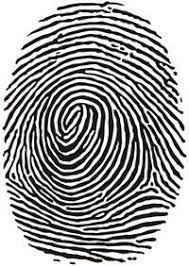
#> input picture image1.png, 189 x 267 px, given in place of Orgtest_Image.png, which was not available
$ python Fingerprint_comparison.py
#> lines starting #> are read from the running program, lines starting #| are printed output that depends on the picture; after the words box and inside, x2 and y2 are one past the last pixel; in counts of white or black regions, pixels touching at a corner belong together; pictures that were not available may be replaced by others from this repository, and a replacement may not be noted
import cv2
import numpy as np
from PIL import Image


with Image.open("Orgtest_Image.png") as im:

#> im is the input picture: PIL image 189x267 RGB; mean R, G, B 156.8, 156.6, 155.2
    im_resized = im.resize((im.width//2,im.height//2))
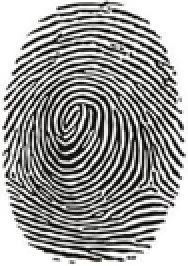
#> im_resized: PIL image 94x133 RGB (shown 2 times larger); mean R, G, B 156.6, 156.4, 155.1
    im_resized.save('test_Image.png')


test = cv2.imread('test_Image.png')

fingerprint_img = cv2.imread("test_Image.png", cv2.IMREAD_GRAYSCALE)
#> fingerprint_img: shape (133, 94); min 0, max 255, mean 155.8
fingerprint_img = cv2.equalizeHist(fingerprint_img)
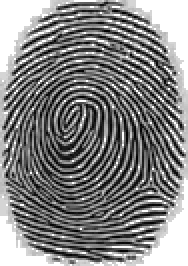
#> fingerprint_img: shape (133, 94) (shown 2 times larger); min 0, max 255, mean 131
_, fingerprint_img = cv2.threshold(fingerprint_img, 0, 255, cv2.THRESH_BINARY + cv2.THRESH_OTSU)
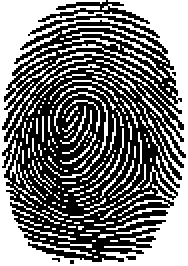
#> fingerprint_img: shape (133, 94) (shown 2 times larger); 46.8% white; 158 white regions (133 under 20 px), largest, box (x1, y1, x2, y2) and area: (0, 0, 94, 133) 4320, (22, 46, 54, 89) 116, (29, 22, 81, 41) 79
fingerprint_img = cv2.GaussianBlur(fingerprint_img, (5, 5), 0)
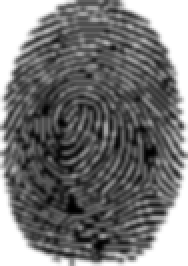
#> fingerprint_img: shape (133, 94) (shown 2 times larger); min 0, max 255, mean 119.2

cap = cv2.VideoCapture(0)


while True:

    _ , frame = cap.read()

    gray_frame = cv2.cvtColor(frame, cv2.COLOR_BGR2GRAY)

    gray_frame = cv2.equalizeHist(gray_frame)
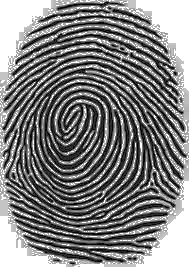
#> gray_frame: shape (267, 189); min 0, max 255, mean 127.8
    _, gray_frame = cv2.threshold(gray_frame, 0, 255, cv2.THRESH_BINARY + cv2.THRESH_OTSU)
#> gray_frame: shape (267, 189); 44.1% white; 93 white regions (53 under 20 px), largest, box (x1, y1, x2, y2) and area: (0, 0, 189, 267) 18143, (44, 93, 108, 179) 397, (48, 79, 133, 207) 363
    gray_frame = cv2.GaussianBlur(gray_frame, (5, 5), 0)


    result = cv2.matchTemplate(gray_frame, fingerprint_img, cv2.TM_CCORR_NORMED)
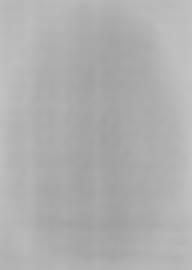
#> result: shape (135, 96) float32 (shown 2 times larger); min 0.622, max 0.762, mean 0.688
    similarity_score = np.max(result)
#> similarity_score = 0.762

    cv2.putText(gray_frame, f'Similarity Score: {similarity_score:f}', (50, 50), cv2.FONT_HERSHEY_SIMPLEX, 1, (0, 255, 100), 2)
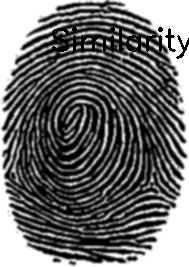
#> gray_frame: shape (267, 189); min 0, max 255, mean 110

    cv2.imshow('Webcam', gray_frame)
    cv2.imshow('Original Image' , test)

    if similarity_score > 0.9:
        print('Fingerprint matches the original image.')
        break

    if cv2.waitKey(1) == ord('q'):
#> (key q is pressed here)
           break

cap.release()
cv2.destroyAllWindows()
